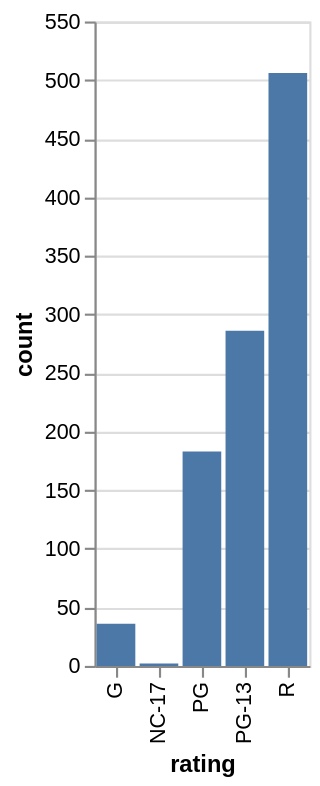

Notebook cell for this chart:
### Markdown cell above
Let's create a barchart showing the count of each movie rating by using Altair's aggregation capabilities.

In [this example](https://altair-viz.github.io/getting_started/starting.html#data-transformation-aggregation), we see the x axis being set to a feature called `a`, and the y axis set to the `average()` of a feature called `b`.

In our case, we want the x axis to be set to `rating` and the y axis to be the `count()` of `rating`.

### Code cell
# Use Altair to create a bar chart comparing the count of each movie rating

# Barplot:

# Opt 1: (altair only): simple -- works
# alt.Chart(mpaa_movies).mark_bar().encode(
#     x='rating',
#     y='count(rating)'
# )

# Opt 2: (pandas + altair): extra work -- works
#dataframe
frequency_df = frequency_table.reset_index()
frequency_df.columns = ['rating', 'count']
#barplot
alt.Chart(frequency_df).mark_bar().encode(
    x='rating',
    y='count'
)


#alternatively: "presentation quality" visualization
# alt.Chart(mpaa_movies).mark_bar().encode(
#     alt.X('rating', title='MPAA Rating', sort=['G', 'PG', 'PG-13', 'R', 'NC-17']),
#     alt.Y('count(rating)', title='Number of Movies on Netflix'),
#     alt.Color('rating', legend=None)
# ).properties(
#     title='Netflix Movie Ratings',
#     width=600
# )

### Figure 1 — Vega-Lite specification as saved in the notebook (floating-point values rounded to 4 significant figures)
{"config": {"view": {"continuousWidth": 300, "continuousHeight": 300}}, "data": {"name": "data-63e2f2c742f55d40e87a2ca98b8cf951"}, "mark": {"type": "bar"}, "encoding": {"x": {"field": "rating", "type": "nominal"}, "y": {"field": "count", "type": "quantitative"}}, "$schema": "https://vega.github.io/schema/vega-lite/v5.20.1.json", "datasets": {"data-63e2f2c742f55d40e87a2ca98b8cf951": [{"rating": "R", "count": 506}, {"rating": "PG-13", "count": 286}, {"rating": "PG", "count": 183}, {"rating": "G", "count": 36}, {"rating": "NC-17", "count": 2}]}}
